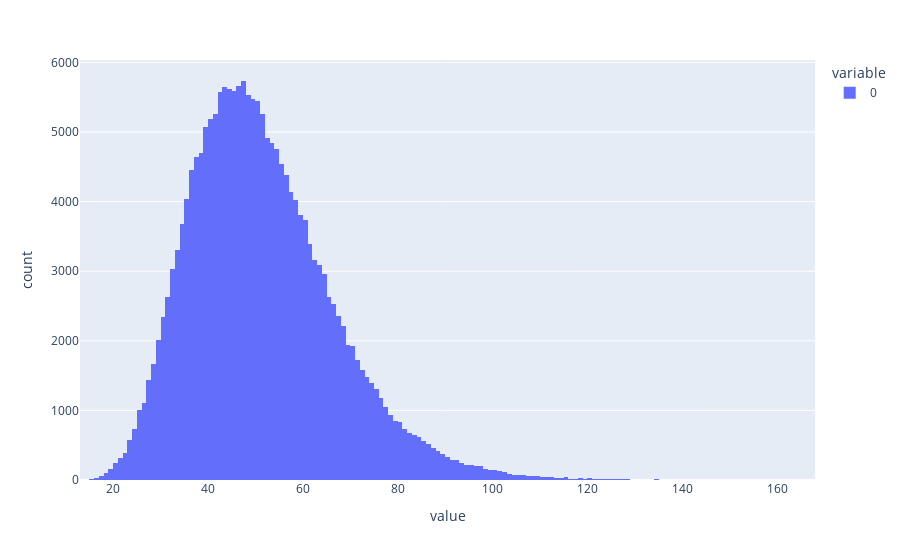

Notebook source saved alongside this figure:
### Code cell
data = area.sample(200000)
fig = px.histogram(
    data,
    nbins=200,
)

fig.show()

### Figure 1 — Plotly figure (JSON) as saved in the notebook; plotly's stock layout.template omitted (floating-point values rounded to 4 significant figures; data arrays with more than 128 entries replaced by an {"elided": "..."} marker saying what was removed)
{"data": [{"bingroup": "x", "hovertemplate": "variable=0<br>value=%{x}<br>count=%{y}<extra></extra>", "legendgroup": "0", "marker": {"color": "#636efa", "pattern": {"shape": ""}}, "name": "0", "nbinsx": 200, "orientation": "v", "showlegend": true, "type": "histogram", "x": {"elided": "200000 float values"}, "xaxis": "x", "yaxis": "y"}], "layout": {"barmode": "relative", "legend": {"title": {"text": "variable"}, "tracegroupgap": 0}, "margin": {"t": 60}, "xaxis": {"anchor": "y", "domain": [0, 1], "title": {"text": "value"}}, "yaxis": {"anchor": "x", "domain": [0, 1], "title": {"text": "count"}}}}
